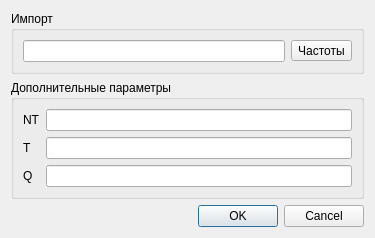
<?xml version="1.0" encoding="UTF-8"?>
<ui version="4.0">
 <class>Dialog</class>
 <widget class="QDialog" name="Dialog">
  <property name="geometry">
   <rect>
    <x>0</x>
    <y>0</y>
    <width>375</width>
    <height>173</height>
   </rect>
  </property>
  <property name="windowTitle">
   <string>Импорт частот</string>
  </property>
  <layout class="QGridLayout" name="gridLayout">
   <item row="1" column="0">
    <widget class="QGroupBox" name="groupBox_2">
     <property name="title">
      <string>Дополнительные параметры</string>
     </property>
     <layout class="QGridLayout" name="gridLayout_2">
      <item row="0" column="0">
       <widget class="QLabel" name="NT_label">
        <property name="text">
         <string>NT</string>
        </property>
       </widget>
      </item>
      <item row="0" column="1">
       <widget class="QLineEdit" name="NT_lineEdit"/>
      </item>
      <item row="1" column="0">
       <widget class="QLabel" name="T_label">
        <property name="text">
         <string>T</string>
        </property>
       </widget>
      </item>
      <item row="1" column="1">
       <widget class="QLineEdit" name="T_lineEdit"/>
      </item>
      <item row="2" column="0">
       <widget class="QLabel" name="Q_label">
        <property name="text">
         <string>Q</string>
        </property>
       </widget>
      </item>
      <item row="2" column="1">
       <widget class="QLineEdit" name="Q_lineEdit"/>
      </item>
     </layout>
    </widget>
   </item>
   <item row="0" column="0">
    <widget class="QGroupBox" name="groupBox_3">
     <property name="title">
      <string>Импорт</string>
     </property>
     <layout class="QGridLayout" name="gridLayout_3">
      <item row="1" column="0">
       <widget class="QLineEdit" name="freqFileName"/>
      </item>
      <item row="1" column="1">
       <widget class="QToolButton" name="freqFileButton">
        <property name="text">
         <string>Частоты</string>
        </property>
       </widget>
      </item>
     </layout>
    </widget>
   </item>
   <item row="3" column="0">
    <widget class="QDialogButtonBox" name="buttonBox">
     <property name="orientation">
      <enum>Qt::Horizontal</enum>
     </property>
     <property name="standardButtons">
      <set>QDialogButtonBox::Cancel|QDialogButtonBox::Ok</set>
     </property>
    </widget>
   </item>
   <item row="2" column="0">
    <spacer name="verticalSpacer">
     <property name="orientation">
      <enum>Qt::Vertical</enum>
     </property>
     <property name="sizeHint" stdset="0">
      <size>
       <width>20</width>
       <height>40</height>
      </size>
     </property>
    </spacer>
   </item>
  </layout>
 </widget>
 <resources/>
 <connections>
  <connection>
   <sender>buttonBox</sender>
   <signal>accepted()</signal>
   <receiver>Dialog</receiver>
   <slot>accept()</slot>
   <hints>
    <hint type="sourcelabel">
     <x>248</x>
     <y>254</y>
    </hint>
    <hint type="destinationlabel">
     <x>157</x>
     <y>274</y>
    </hint>
   </hints>
  </connection>
  <connection>
   <sender>buttonBox</sender>
   <signal>rejected()</signal>
   <receiver>Dialog</receiver>
   <slot>reject()</slot>
   <hints>
    <hint type="sourcelabel">
     <x>316</x>
     <y>260</y>
    </hint>
    <hint type="destinationlabel">
     <x>286</x>
     <y>274</y>
    </hint>
   </hints>
  </connection>
 </connections>
</ui>
